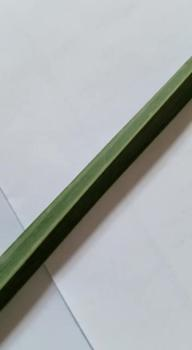
#> input picture AI-MACHINE-LEARNING-DEEP-LEARNING-IMAGE-RECOGNITION-COMPUTER-VISION/dataset/leaves/testing/healthy/healthy-1010.jpg, 192 x 350 px; its folder holds only this picture in this run
$ jupyter execute --allow-errors dates_health.ipynb
#> lines starting #> are read from the running program, lines starting #| are printed output that depends on the picture; after the words box and inside, x2 and y2 are one past the last pixel; in counts of white or black regions, pixels touching at a corner belong together
[cell 1]
from sklearn.ensemble import RandomForestClassifier
from sklearn.preprocessing import LabelEncoder
from sklearn.metrics import confusion_matrix, classification_report, accuracy_score
from skimage import feature
from imutils import build_montages
from imutils import paths
import numpy as np
import cv2
import pickle
import os

prediction_labels = ['Brown Spots', 'Healthy', 'White Scale']

[cell 2]
def quantify_image(image):
    features = feature.hog(image, orientations=9,
        pixels_per_cell=(10, 10), cells_per_block=(2, 2),
        transform_sqrt=True, block_norm="L1")

    return features

[cell 3]
def load_split(path):
    image_paths = list(paths.list_images(path))
    data = []
    labels = []

    for image_path in image_paths:
        # extract the class label from the filename
        label = image_path.split(os.path.sep)[-2]

        # load the input image, convert it to grayscale, and resize
        # it to 200x200 pixels, ignoring aspect ratio
        image = cv2.imread(image_path)
        image = cv2.cvtColor(image, cv2.COLOR_BGR2GRAY)
        image = cv2.resize(image, (200, 200))

        # threshold the image such that the drawing appears as white
        # on a black background
        image = cv2.threshold(image, 0, 255,
            cv2.THRESH_BINARY_INV | cv2.THRESH_OTSU)[1]

        # quantify the image
        features = quantify_image(image)

        # update the data and labels lists, respectively
        data.append(features)
        labels.append(label)


    return (np.array(data), np.array(labels))

[cell 4]
dataset = ('./dataset/leaves/')
training_path = dataset + 'training'
testing_path = dataset + 'testing'

[cell 5]
(trainX, trainY) = load_split(training_path)
(testX, testY) = load_split(testing_path)
#> call 2 of load_split, with path = './dataset/leaves/testing'
#> in load_split, image is the input picture: shape (350, 192, 3); mean B, G, R 171.8, 172.4, 168.4
#> in load_split (call 2), `image = cv2.resize(image, (200, 200))`:
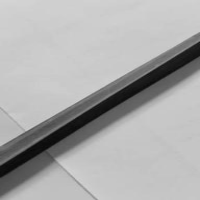
#> image: shape (200, 200); min 5, max 212, mean 171.1
#> in load_split (call 2), `image = cv2.threshold(image, 0, 255, cv2.THRESH_BINARY_INV | cv2.THRES..`:
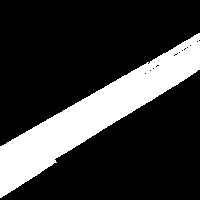
#> image: shape (200, 200); 21.8% white; 1 white region, box (x1, y1, x2, y2) and area: (0, 33, 200, 198) 8700
#> in quantify_image, `features = feature.hog(image, orientations=9, pixels_per_cell=(10, 10)..`: features = 12996 values, max 1 at index 11009, min 0 at index 0, mean 0.00946

[cell 6]
le = LabelEncoder()
trainY = le.fit_transform(trainY)
#> (the rest of this cell did not finish here and is left out)

[cell 7]
models = []

#> (a cell that did not finish here is left out)

[cell 9]
file_name = 'model_v1.7'
#> (the rest of this cell did not finish here and is left out)

[cell 10]
def get_features(image_path):
    image_data = []
    image = cv2.imread(image_path)
    image = cv2.cvtColor(image, cv2.COLOR_BGR2GRAY)
    image = cv2.resize(image, (200, 200))

    image = cv2.threshold(image, 0, 255, cv2.THRESH_BINARY_INV | cv2.THRESH_OTSU)[1]
    features = quantify_image(image)
    image_data.append(features)

    return np.array(image_data)

[cell 11]
first_pic_features = get_features('brownspots.jpg')
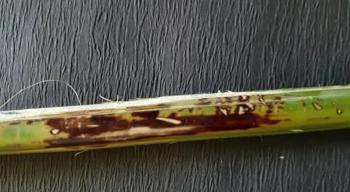
#> input picture AI-MACHINE-LEARNING-DEEP-LEARNING-IMAGE-RECOGNITION-COMPUTER-VISION/brownspots.jpg, 350 x 192 px
#> in get_features, image is the input picture: shape (192, 350, 3); mean B, G, R 69.5, 81.5, 84.6
#> in get_features, `image = cv2.cvtColor(image, cv2.COLOR_BGR2GRAY)`:
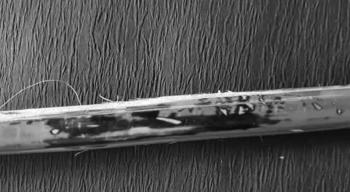
#> image: shape (192, 350); min 7, max 254, mean 81.1
#> in get_features, `image = cv2.resize(image, (200, 200))`:
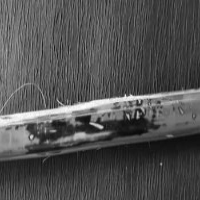
#> image: shape (200, 200); min 9, max 253, mean 80.9
#> in get_features, `image = cv2.threshold(image, 0, 255, cv2.THRESH_BINARY_INV | cv2.THRES..`:
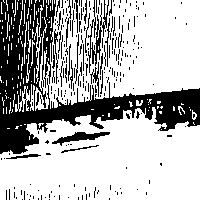
#> image: shape (200, 200); 70% white; 252 black regions (221 under 20 px), largest, box (x1, y1, x2, y2) and area: (0, 0, 200, 154) 9118, (88, 0, 102, 73) 316, (52, 132, 110, 146) 314
#> in get_features, `features = quantify_image(image)`: features = 12996 values, max 1 at index 12186, min 0 at index 1, mean 0.0231
#> (the rest of this cell did not finish here and is left out)

[cell 12]
first_pic_features = get_features('whitescale.jpg')
#> call 2 of get_features, with image_path = 'whitescale.jpg'
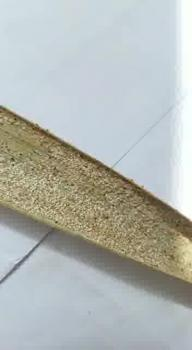
#> input picture AI-MACHINE-LEARNING-DEEP-LEARNING-IMAGE-RECOGNITION-COMPUTER-VISION/whitescale.jpg, 192 x 350 px
#> in get_features, image is the input picture: shape (350, 192, 3); mean B, G, R 179.4, 183.5, 179.2
#> in get_features (call 2), `image = cv2.cvtColor(image, cv2.COLOR_BGR2GRAY)`:
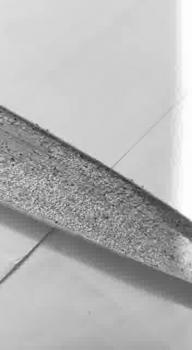
#> image: shape (350, 192); min 43, max 255, mean 181.7
#> in get_features (call 2), `image = cv2.resize(image, (200, 200))`:
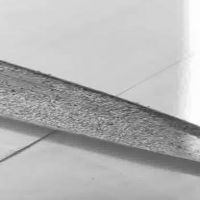
#> image: shape (200, 200); min 52, max 254, mean 181.6
#> in get_features (call 2), `image = cv2.threshold(image, 0, 255, cv2.THRESH_BINARY_INV | cv2.THRES..`:
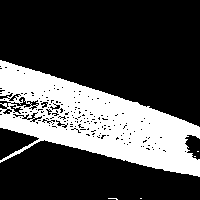
#> image: shape (200, 200); 28.6% white; 5 white regions (4 under 20 px), largest, box (x1, y1, x2, y2) and area: (0, 60, 200, 177) 11440
#> in get_features (call 2), `features = quantify_image(image)`: features = 12996 values, max 1 at index 2758, min 0 at index 0, mean 0.0139
